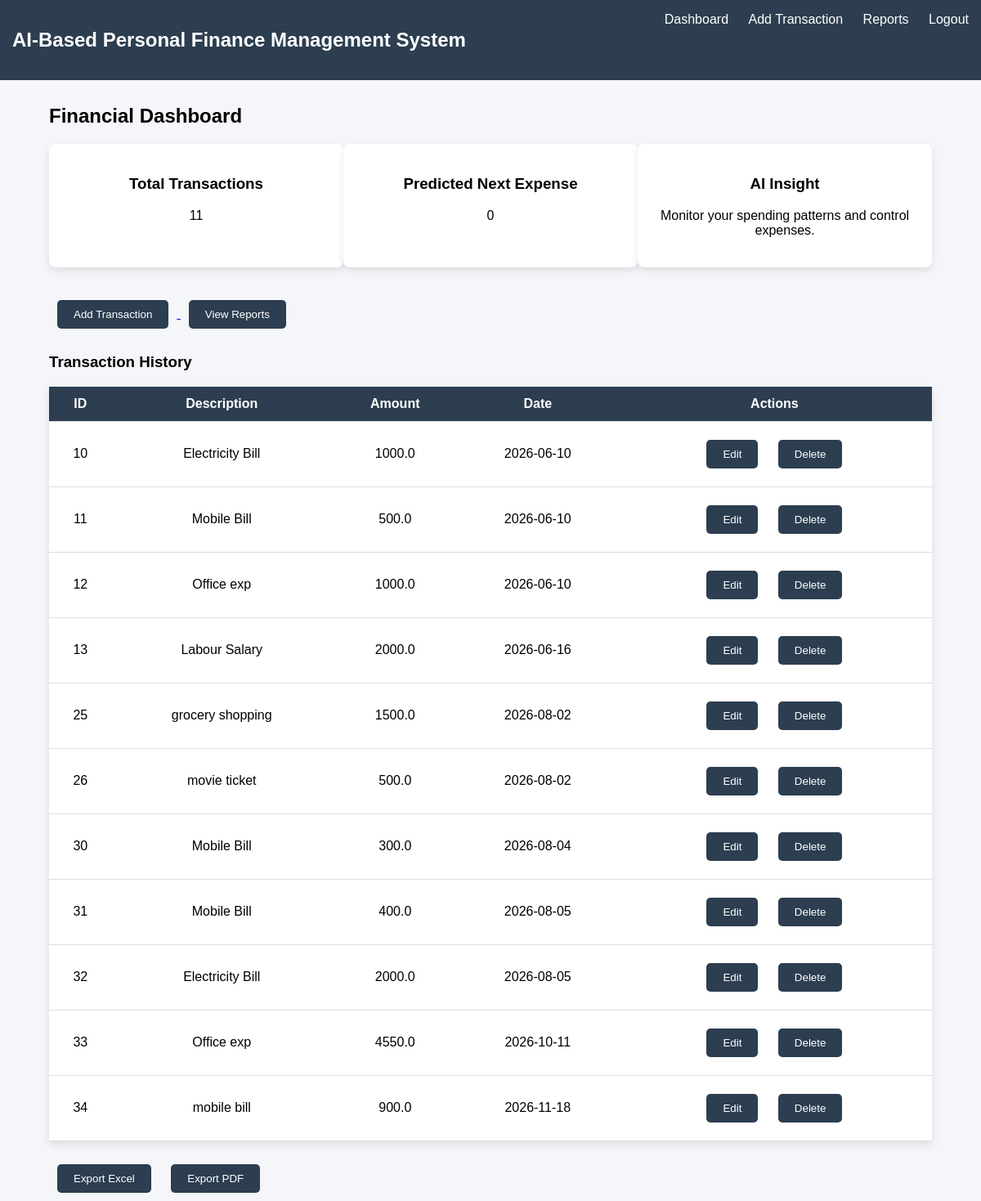
The app's page /dashboard (signed in) with its own data.
### tables this page shows
CREATE TABLE transactions(
    id INTEGER PRIMARY KEY AUTOINCREMENT,
    user_id INTEGER,
    description TEXT,
    amount REAL,
    category TEXT,
    date TEXT);

### app.py (the view)
@app.route("/dashboard")
@login_required
def dashboard():
    conn = connect_db()
    df = pd.read_sql_query(
        "SELECT * FROM transactions WHERE user_id=?",
        conn,
        params=(session["user"],)
    )
    conn.close()
    prediction = 0
    if len(df) > 0 and reg:
        prediction = reg.predict([[len(df)+1]])[0]
    return render_template(
        "dashboard.html",
        data=df.to_dict(orient="records"),
        prediction=prediction
    )

### app.py (called while the page is built)
def connect_db():
    return sqlite3.connect("finance.db")

def login_required(f):
    @wraps(f)
    def decorated_function(*args, **kwargs):
        if "user" not in session:
            return redirect("/")
        return f(*args, **kwargs)
    return decorated_function

### templates/dashboard.html (shortened to what this page needs)
<!DOCTYPE html>
<html>
<head>
</head>
<body>
<div class="navbar">
<h2>AI-Based Personal Finance Management System</h2>
<div>
<a href="/dashboard">Dashboard</a>
<a href="/add">Add Transaction</a>
<a href="/reports">Reports</a>
<a href="/logout">Logout</a>
</div>
</div>
<div class="container">
<h2>Financial Dashboard</h2>
<div class="summary">
<div class="card">
<h3>Total Transactions</h3>
<p>{{data|length}}</p>
</div>
<div class="card">
<h3>Predicted Next Expense</h3>
<p>{{prediction}}</p>
</div>
<div class="card">
<h3>AI Insight</h3>
<p>Monitor your spending patterns and control expenses.</p>
</div>
</div>
<div class="actions">
<a href="/add">
<button>Add Transaction</button>
</a>
<a href="/reports">
<button>View Reports</button>
</a>
</div>
<h3>Transaction History</h3>
<table>
<tr>
<th>ID</th>
<th>Description</th>
<th>Amount</th>
<th>Date</th>
<th>Actions</th>
</tr>
{% for row in data %}
<tr>
<td>{{row.id}}</td>
<td>{{row.description}}</td>
<td>{{row.amount}}</td>
<td>{{row.date}}</td>
<td>
<a href="/edit/{{row.id}}"><button>Edit</button></a>
<a href="/delete/{{row.id}}"><button>Delete</button></a>
</td>
</tr>
{% endfor %}
</table>
<br>
<a href="/export_excel"><button>Export Excel</button></a>
<a href="/export_pdf"><button>Export PDF</button></a>
</div>
</body>
</html>

### templates/dashboard.html (style rules this page uses)
body { font-family:Arial; margin:0; background:#f4f6f9; }
.navbar { background:#2c3e50; color:white; padding:15px; display:flex; justify-content:space-between; }
.navbar a { color:white; text-decoration:none; margin-left:20px; }
.container { width:90%; margin:auto; margin-top:30px; }
.summary { display:flex; justify-content:space-between; margin-bottom:30px; }
.card { background:white; padding:20px; width:30%; border-radius:8px; box-shadow:0px 4px 10px rgba(0,0,0,0.1); text-align:center; }
table { width:100%; border-collapse:collapse; background:white; box-shadow:0px 4px 10px rgba(0,0,0,0.1); }
th,td { padding:12px; border-bottom:1px solid #ddd; text-align:center; }
th { background:#2c3e50; color:white; }
button { padding:10px 20px; background:#2c3e50; color:white; border:none; border-radius:5px; cursor:pointer; margin:10px; }
.actions { margin-bottom:20px; }

### records on screen
transactions: id "10", description "Electricity Bill", amount "1000.0", date "2026-06-10"
transactions: id "11", description "Mobile Bill", amount "500.0", date "2026-06-10"
transactions: id "12", description "Office exp", amount "1000.0", date "2026-06-10"
transactions: id "13", description "Labour Salary", amount "2000.0", date "2026-06-16"
transactions: id "25", description "grocery shopping", amount "1500.0", date "2026-08-02"
transactions: id "26", description "movie ticket", amount "500.0", date "2026-08-02"
transactions: id "30", description "Mobile Bill", amount "300.0", date "2026-08-04"
transactions: id "31", description "Mobile Bill", amount "400.0", date "2026-08-05"
transactions: id "32", description "Electricity Bill", amount "2000.0", date "2026-08-05"
transactions: id "33", description "Office exp", amount "4550.0", date "2026-10-11"
transactions: id "34", description "mobile bill", amount "900.0", date "2026-11-18"

### other values on screen
{{ data|length }} "11"
{{ prediction }} "0"
